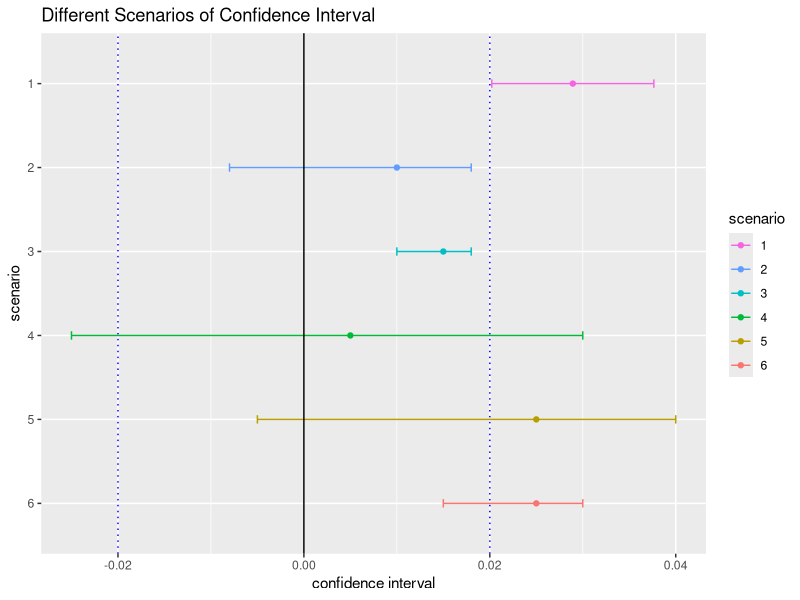

This chart was generated by the following R code:

# campaign response rate testing
# Problem definition:

# we're sending out number of sales offers at one or more chosen price-points 
# to different populations. 
# we want to measure the response rate at each different price level
# so that we can make a good choice of which price to continue with the future
# sales campaigns


# ------------------------------------------------------------------
#				Design : determining the sample size 
# ------------------------------------------------------------------

baseline  <- 0.1  # baseline conversion rate 
delta 	  <- 0.02 # minimum detectable boundary ( practical significance boundary )
power 	  <- 0.8  # sensitivity 
sig_level <- 0.05 # specificity 

result <- power.prop.test( p1 = baseline, p2 = baseline + delta, 
				 		   power = power, sig.level = sig_level,
				 		   alternative = "two.sided" )
round(result$n)


# ------------------------------------------------------------------
#				Analyze the result  
# ------------------------------------------------------------------

# parameters 
count_control 	 <- 974
sizes_control 	 <- 10072
count_experiment <- 1242
sizes_experiment <- 9886

ABTest <- function( count_control = count_control, 
					sizes_control = sizes_control,
					count_experiment = count_experiment, 
					sizes_experiment = sizes_experiment )
{
	# probability of each group 
	p_control <- count_control / sizes_control
	p_experiment <- count_experiment / sizes_experiment

	# @p : pooled probability
	# @std_error pooled standard deviation (error ) 
	p <- ( count_control + count_experiment ) / ( sizes_experiment + sizes_control )
	std_error <- sqrt( p * ( 1 - p ) * ( 1 / sizes_control + 1 / sizes_experiment ) )

	# 95 percent confidence interval's z score = 1.96
	difference <- p_experiment - p_control
	confidence <- difference + c( -1, 1 ) * 1.96 * std_error

	return( data.frame( lower = confidence[1], 
						mean  = difference,
						upper = confidence[2] ) )
}

confidence <- ABTest( count_control = count_control, 
					  sizes_control = sizes_control,
					  count_experiment = count_experiment, 
					  sizes_experiment = sizes_experiment )


# fixed artifical plot
# using delta = 0.02 as the minimum detectable boundary 
library(ggplot2)

scenario <- as.character(2:6)
lower <- c( -0.008, 0.01, -0.025, -0.005, 0.015   )
mean  <- c( 0.01, 0.015, 0.005, 0.025, 0.025 )
upper <- c( 0.018, 0.018, 0.03, 0.04, 0.03 )

examples <- data.frame( scenario, lower, mean, upper )
examples <- rbind( cbind( scenario = "1", confidence ), examples )
examples$scenario <- factor( examples$scenario, levels = as.character(6:1) )

ggplot( examples, aes( mean, scenario, color = scenario ) ) + 
geom_point() + 
geom_errorbarh( aes( xmin = lower, xmax = upper ), height = 0.1 ) + 
geom_vline( xintercept = 0, color = "black" ) + 
geom_vline( xintercept = delta, color = "blue", linetype = "dotted" ) + 
geom_vline( xintercept = -delta, color = "blue", linetype = "dotted" ) +
scale_color_discrete( breaks = as.character(1:6) ) +  
labs( title = "Different Scenarios of Confidence Interval",
	  x = "confidence interval" ) 




# python a-b testing, bayesian 
# http://blog.dominodatalab.com/ab-testing-with-hierarchical-models-in-python/
# https://github.com/CamDavidsonPilon/Probabilistic-Programming-and-Bayesian-Methods-for-Hackers
# https://econsultancy.com/blog/65755-using-data-science-with-a-b-tests-bayesian-analysis/




